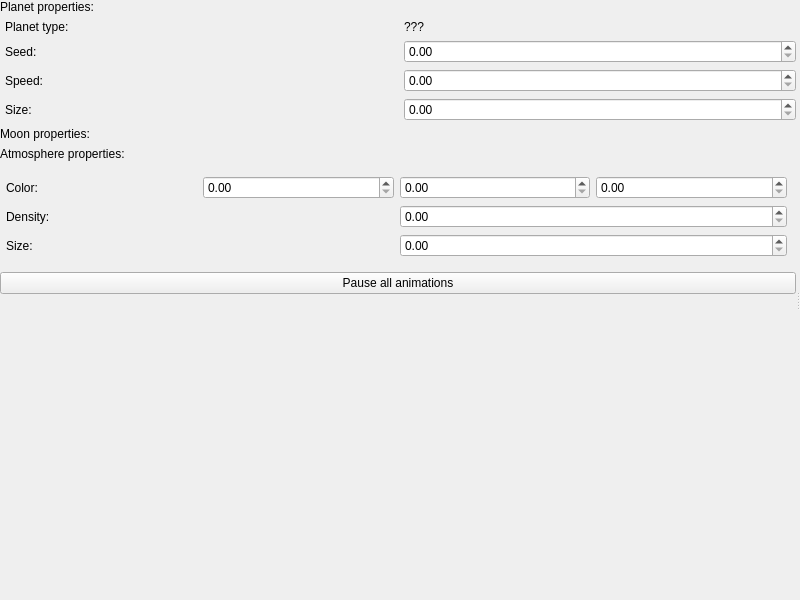
<?xml version="1.0" encoding="UTF-8"?>
<ui version="4.0">
 <class>MainWindow</class>
 <widget class="QMainWindow" name="MainWindow">
  <property name="geometry">
   <rect>
    <x>0</x>
    <y>0</y>
    <width>800</width>
    <height>600</height>
   </rect>
  </property>
  <property name="minimumSize">
   <size>
    <width>600</width>
    <height>400</height>
   </size>
  </property>
  <property name="maximumSize">
   <size>
    <width>16777215</width>
    <height>16777212</height>
   </size>
  </property>
  <property name="windowTitle">
   <string>MainWindow</string>
  </property>
  <widget class="QWidget" name="centralwidget">

   <layout class="QGridLayout" name="baseGridLayout">
    <property name="leftMargin">
     <number>0</number>
    </property>
    <property name="topMargin">
     <number>0</number>
    </property>
    <property name="rightMargin">
     <number>0</number>
    </property>
    <property name="bottomMargin">
     <number>0</number>
    </property>
    <property name="spacing">
     <number>0</number>
    </property>
    <item row="0" column="0">
     <widget class="QSplitter" name="splitter">
      <property name="orientation">
       <enum>Qt::Horizontal</enum>
      </property>
      <widget class="QWidget" name="settingsWidget" native="true">
       <property name="sizePolicy">
        <sizepolicy hsizetype="Minimum" vsizetype="Minimum">
         <horstretch>0</horstretch>
         <verstretch>0</verstretch>
        </sizepolicy>
       </property>
       <property name="minimumSize">
        <size>
         <width>20</width>
         <height>0</height>
        </size>
       </property>
       <layout class="QVBoxLayout" name="settings">
        <item>
         <widget class="QLabel" name="planetPropertiesText">
          <property name="styleSheet">
           <string notr="true">font: 14pt &quot;IBM Plex Sans&quot;;</string>
          </property>
          <property name="text">
           <string>Planet properties:</string>
          </property>
          <property name="textFormat">
           <enum>Qt::MarkdownText</enum>
          </property>
          <property name="margin">
           <number>5</number>
          </property>
         </widget>
        </item>
        <item>
         <layout class="QVBoxLayout" name="planetPropertiesLayout">
          <property name="leftMargin">
           <number>5</number>
          </property>
          <item>
           <layout class="QHBoxLayout" name="planetTypeBox">
            <item>
             <widget class="QLabel" name="label_5">
              <property name="text">
               <string>Planet type:</string>
              </property>
             </widget>
            </item>
            <item>
             <widget class="QLabel" name="planetType">
              <property name="text">
               <string>???</string>
              </property>
             </widget>
            </item>
           </layout>
          </item>
          <item>
           <layout class="QHBoxLayout" name="seed">
            <item>
             <widget class="QLabel" name="label_2">
              <property name="text">
               <string>Seed:</string>
              </property>
             </widget>
            </item>
            <item>
             <widget class="QDraggableDoubleSpinBox" name="seedInput"/>
            </item>
           </layout>
          </item>
          <item>
           <layout class="QHBoxLayout" name="horizontalLayout">
            <item>
             <widget class="QLabel" name="label_3">
              <property name="text">
               <string>Speed:</string>
              </property>
             </widget>
            </item>
            <item>
             <widget class="QDraggableDoubleSpinBox" name="speedInput"/>
            </item>
           </layout>
          </item>
          <item>
           <layout class="QHBoxLayout" name="scale">
            <item>
             <widget class="QLabel" name="label">
              <property name="text">
               <string>Size:</string>
              </property>
             </widget>
            </item>
            <item>
             <widget class="QDraggableDoubleSpinBox" name="scaleInput"/>
            </item>
           </layout>
          </item>
         </layout>
        </item>
        <item>
         <widget class="QLabel" name="moonPropertiesText">
          <property name="styleSheet">
           <string notr="true">font: 14pt &quot;IBM Plex Sans&quot;;</string>
          </property>
          <property name="text">
           <string>Moon properties:</string>
          </property>
          <property name="margin">
           <number>5</number>
          </property>
         </widget>
        </item>
        <item>
         <layout class="QVBoxLayout" name="moonList">
          <property name="leftMargin">
           <number>5</number>
          </property>
         </layout>
        </item>
        <item>
         <widget class="QLabel" name="atmospherePropertiesText">
          <property name="styleSheet">
           <string notr="true">font: 14pt &quot;IBM Plex Sans&quot;;</string>
          </property>
          <property name="text">
           <string>Atmosphere properties:</string>
          </property>
          <property name="margin">
           <number>5</number>
          </property>
         </widget>
        </item>
        <item>
         <widget class="QWidget" name="atmosphereWidget">
          <layout class="QVBoxLayout" name="atmosphereLayout">
           <property name="leftMargin">
            <number>6</number>
           </property>
           <item>
            <layout class="QHBoxLayout" name="atmoColorLayout">
             <item>
              <widget class="QLabel" name="label_4">
               <property name="text">
                <string>Color:</string>
               </property>
              </widget>
             </item>
             <item>
              <widget class="QDraggableDoubleSpinBox" name="colorR"/>
             </item>
             <item>
              <widget class="QDraggableDoubleSpinBox" name="colorG"/>
             </item>
             <item>
              <widget class="QDraggableDoubleSpinBox" name="colorB"/>
             </item>
            </layout>
           </item>
           <item>
            <layout class="QHBoxLayout" name="horizontalLayout_4">
             <item>
              <widget class="QLabel" name="label_6">
               <property name="text">
                <string>Density:</string>
               </property>
              </widget>
             </item>
             <item>
              <widget class="QDraggableDoubleSpinBox" name="densityInput"/>
             </item>
            </layout>
           </item>
           <item>
            <layout class="QHBoxLayout" name="horizontalLayout_5">
             <item>
              <widget class="QLabel" name="label_7">
               <property name="text">
                <string>Size:</string>
               </property>
              </widget>
             </item>
             <item>
              <widget class="QDraggableDoubleSpinBox" name="atmoSizeInput"/>
             </item>
            </layout>
           </item>
          </layout>
         </widget>

        </item>
        <item>
         <widget class="QPushButton" name="pauseAnimationsButton">
          <property name="text">
           <string>Pause all animations</string>
          </property>
         </widget>
        </item>
        <item>
         <spacer name="verticalSpacer">
          <property name="orientation">
           <enum>Qt::Vertical</enum>
          </property>
          <property name="sizeHint" stdset="0">
           <size>
            <width>20</width>
            <height>40</height>
           </size>
          </property>
         </spacer>
        </item>
       </layout>
      </widget>
      <widget class="QWidget" name="renderWidget" native="true">
       <property name="sizePolicy">
        <sizepolicy hsizetype="Expanding" vsizetype="Expanding">
         <horstretch>0</horstretch>
         <verstretch>0</verstretch>
        </sizepolicy>
       </property>
       <layout class="QGridLayout" name="layout"/>
      </widget>
     </widget>
    </item>
   </layout>
  </widget>
 </widget>
 <customwidgets>
  <customwidget>
   <class>QDraggableDoubleSpinBox</class>
   <extends>QDoubleSpinBox</extends>
   <header location="global">views/controls/QDraggableDoubleSpinBox.h</header>
  </customwidget>
 </customwidgets>
 <resources/>
 <connections/>
</ui>
